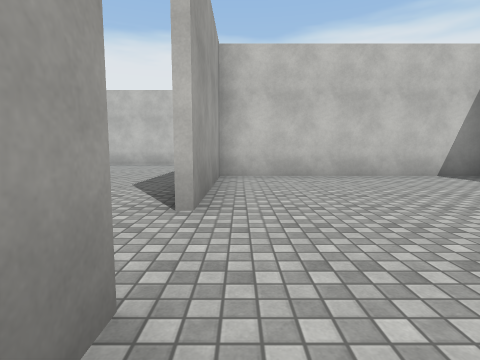
View 1 (above)

18 first-person views from a walk through a 3-D level made in the Unity game engine. The camera is 1.2 m above the floor, tilts 6° down and sees 80° across. The floor is counted in squares, 2 m on a side. Each view is taken from the middle of a square. On the plan, view 1 faces up. The plan holds only what a view shows up to about 9 squares ahead; the rest is blank. Surface patterns are stand-ins for the level's own textures.

View 2
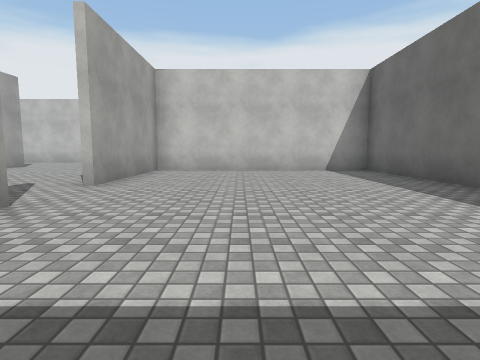

View 3
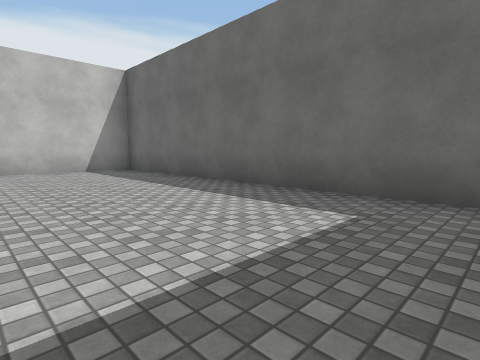

View 4
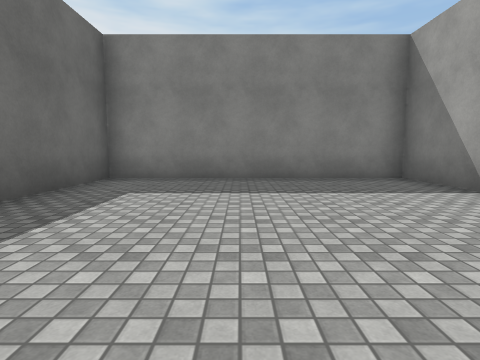

View 5
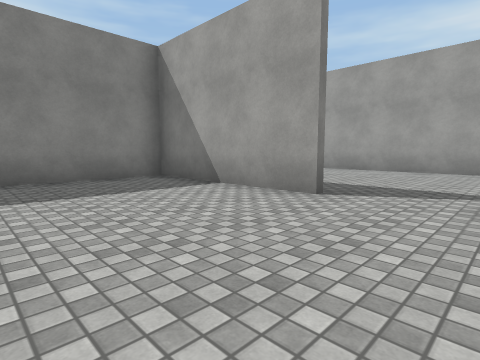

View 6
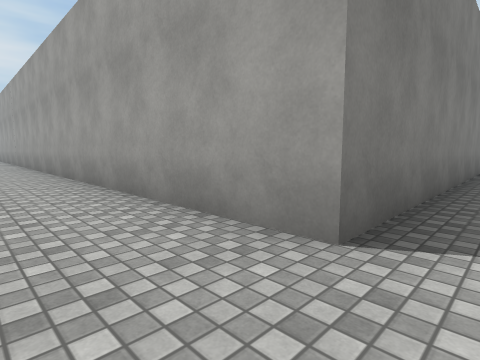

View 7
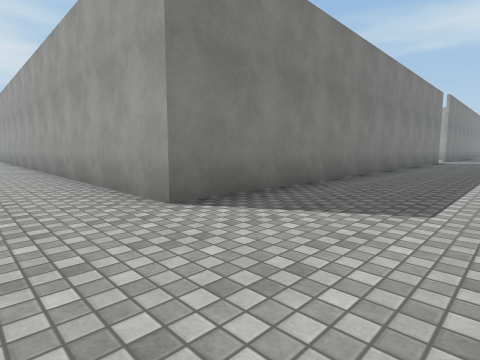

View 8
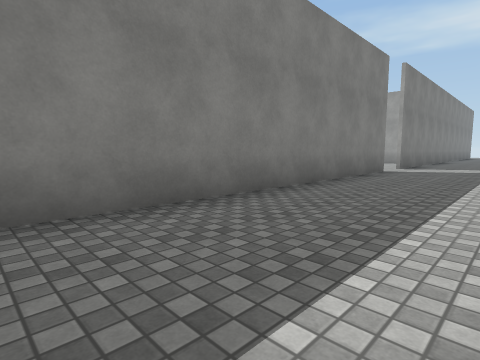

View 9
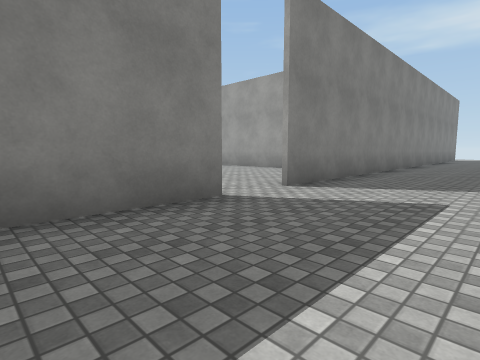

View 10
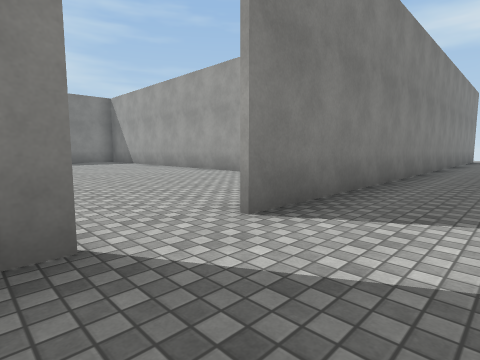

View 11
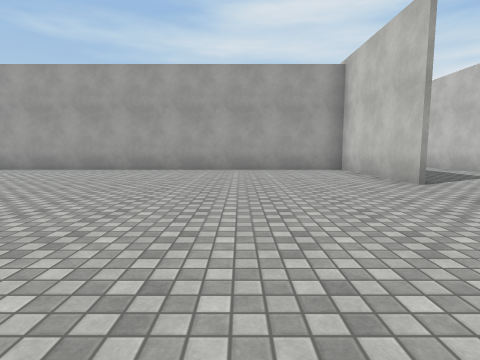

View 12
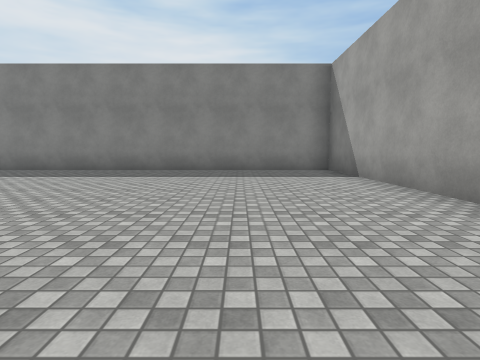

View 13
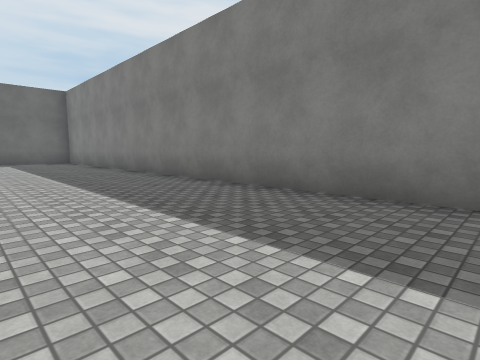

View 14
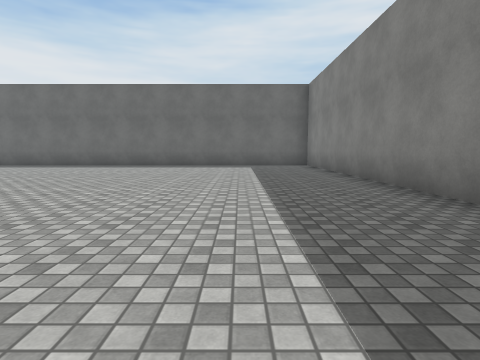

View 15
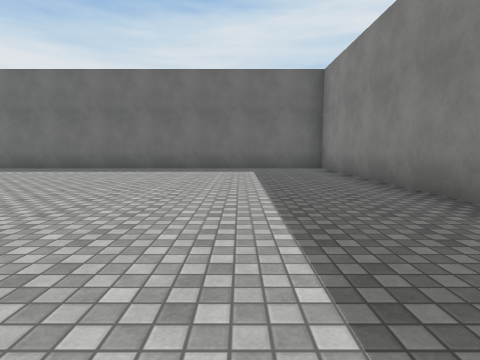

View 16
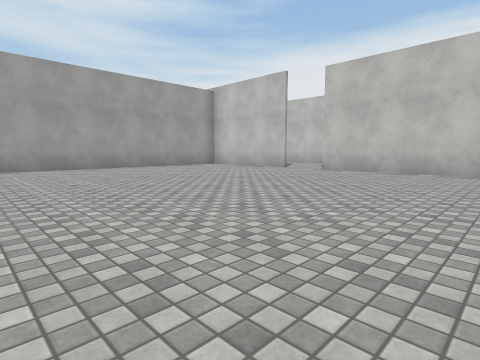

View 17
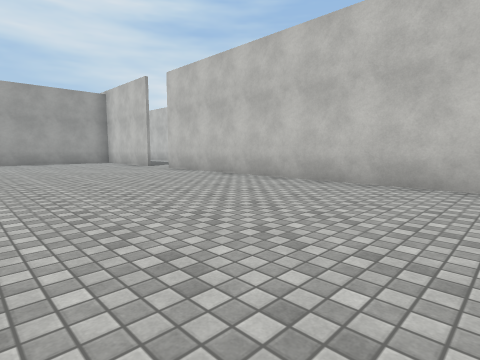

View 18
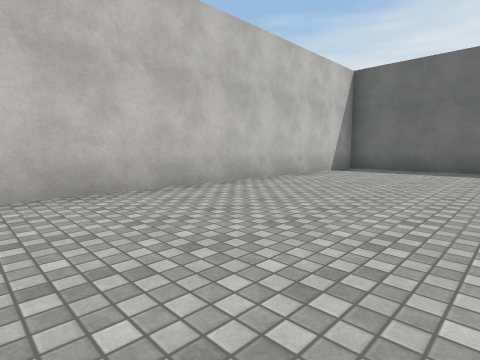

### Floor plan
Ten units are one square. View 1 is at (0, 0); x grows to the right and y downward. Boxes are objects, and circles mark ways between rooms. Rooms are numbered by the first view taken in them; rooms with no view inside come last. Other rooms are left out.
<svg viewBox="-306 -120 369 171">
<path fill="none" stroke="#000" d="M-5 -11 -5 31 58 31 58 -66 -5 -66 -5 -28M-301 -82 -209 -82M-195 -82 -57 -82 -57 21M-238 -115 -251 -115M-209 -81 -247 -81 -247 46 -59 46M-58 -48 -58 -76M-62 -81 -195 -81"/>
<circle cx="-10" cy="-20" r="3" fill="#2a7"/>
<circle cx="-200" cy="-80" r="3" fill="#2a7"/>
<text x="20" y="-20">1</text>
<text x="-260" y="20">2</text>
<text x="-160" y="-20">3</text>
</svg>
Room 1 opens to room 2. Room 2 opens to room 3.

Where each view was taken, in squares from view 1:
view 1: 0 up, 0 right, facing up
view 2: 2 down, 2 right, facing up
view 3: 2 down, 2 right, facing up-right
view 4: 3 up, 3 right, facing down
view 5: 3 up, 3 right, facing down-left
view 6: 9 up, 4 left, facing down-left
view 7: 11 up, 4 left, facing down-left
view 8: 11 up, 11 left, facing down-left
view 9: 11 up, 17 left, facing down-left
view 10: 10 up, 19 left, facing down-left
view 11: 5 up, 16 left, facing left
view 12: 4 up, 22 left, facing down
view 13: 1 down, 20 left, facing down-right
view 14: 2 down, 17 left, facing right
view 15: 2 down, 15 left, facing right
view 16: 0 up, 15 left, facing up-left
view 17: 3 up, 11 left, facing up-left
view 18: 4 up, 15 left, facing up-right
